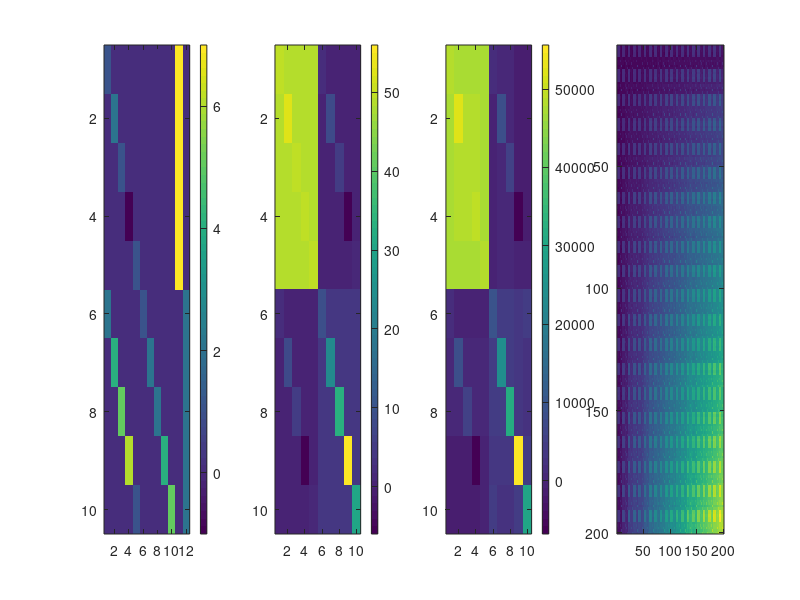

This figure's MATLAB source:
clear all;
% close all

% --------------------------------------------------------------------------
% Generate data

% Define M_h matrices
% using Model2: Model with a flexible correlation for each finger
num_conds = 10;
for i = 1:5
  A = zeros(5);
  A(i, i) = 1;
  Ac(:, 1:5, i)    = [A; zeros(5)];       % Contralateral finger patterns   (theta_a)
  Ac(:, 1:5, 5 + i)  = [zeros(5); A];       % Mirrored Contralateralpatterns  (theta_b)
  Ac(:, 6:10, 10 + i) = [zeros(5); A];       % Unique Ipsilateral pattterns    (theta_c)
end
Ac(:, 11, 16)  = [ones(5, 1); zeros(5, 1)];  % Hand-specific component contra  (theta_d)
Ac(:, 12, 17)  = [zeros(5, 1); ones(5, 1)];  % Hand-specific component ipsi    (theta_e)

theta_orig = [1 2 1 -1  1 2 4 5 6 1 1 2 2 4 5 7 2];

% Define M matrix and original G matrix
M = zeros(10, 12);
for i = 1:17
  M = M + theta_orig(i) * Ac(:, :, i);
end

G_orig = M * M';
figure;
subplot(1, 4, 1);
imagesc(M);
colorbar;
subplot(1, 4, 2);
imagesc(G_orig);
colorbar;

% Generate activation profiles for each voxel
num_voxels = 1000;
num_feature = size(M, 2);
W = randn(num_feature, num_voxels); %  weights for each feature and voxel
% figure; imagesc(W*W');

w_corr = 0;
if w_corr == 1
  my_w1 = randn(num_feature, num_voxels / 2);
  my_w2 = ones(num_feature, 500);
  W = [my_w1 my_w2];
  %     W = repmat([my_w1 my_w1]',1,num_feature)';
end

U = M * W;  % U(num_conds,num_vox)
subplot(1, 4, 3);
imagesc(U * U');
colorbar; % approx. = G_orig because UU' = MWW'M' = MM' if W iid

% Generate data
num_partitions = 20;
condition_vec = kron(ones(num_partitions, 1), [1:num_conds]');
partition_vec = kron([1:num_partitions]', ones(num_conds, 1));
Z = repmat(eye(num_conds), num_partitions, 1); % figure;imagesc(Z);
X = kron(eye(num_partitions), ones(num_conds, 1)); % figure;imagesc(X);
B = randn(num_partitions, num_voxels);

% generate B that are correlated over (partitions - not sure that's useful) and voxels

my_corr_part = 1;
my_corr1 = 0;
spat_smooth = 100;
if my_corr_part == 1
  B_init = repmat([1:20 + my_corr1]', 1, num_voxels + spat_smooth); % mean activation increases over runs
  B_more = B_init + randn(num_partitions + my_corr1, num_voxels + spat_smooth);
  for i = 1:size(B, 1)
    B1(i, :) = mean(B_more(i:i + my_corr1, :), 1);
  end
  for i = 1:size(B, 2)
    B(:, i) = mean(B1(:, i:i + spat_smooth), 2); % mean effects are correlated over voxels
  end

end

S = 5; % NxN temporal cov matrix; here iid; i.e. S = scalar
e = S * randn(num_conds * num_partitions, num_voxels);

my_corr_e = 1;
S2 = 10;  % positively correlated error within a run
e_spat_smooth = 100;

if my_corr_e == 1
  part_e = randn(num_partitions, num_voxels + e_spat_smooth) * S2;
  for i = 1:num_partitions
    for k = 1:num_voxels + e_spat_smooth
      e1((i - 1) * num_conds + 1:i * num_conds, k) = repmat(part_e(i, k), num_conds, 1) + randn(num_conds, 1) * S;
    end
  end
  for i = 1:num_voxels
    e(:, i) = mean(e1(:, i:i + spat_smooth), 2); % errors are correlated over voxels
  end

end
% figure;imagesc(e)

Y = Z * U + X * B + e;
% subplot(1,2,1);imagesc(Y);
subplot(1, 4, 4);
imagesc(Y * Y');

% save data in format
sub = 1;
data{sub} = Y;
partVec{sub} = partition_vec;
condVec{sub} = condition_vec;

save hokus.mat data partVec condVec U G_orig;
%
%
%
%
% % load data_recipe_correlation.mat
% runEffect  = 'fixed';
% alg = 'minimize';
%
% % % --------------------------------------
% % % Model1: Model with independent contra and ipsilateral patterns (zero
% % % correlation)
% % M{1}.type       = 'feature';
% % M{1}.numGparams = 12;
% % for i=1:5
% %     A=zeros(5);
% %     A(i,i)=1;
% %     M{1}.Ac(:,1:5 ,i)    = [A;zeros(5)];       % Contralateral finger patterns   (theta_a)
% %     M{1}.Ac(:,6:10,5+i) = [zeros(5);A];        % Unique Ipsilateral pattterns    (theta_c)
% %     M{1}.name       = 'null';
% % end
% % M{1}.Ac(:,11  ,11)  = [ones(5,1);zeros(5,1)];  % Hand-specific component contra  (theta_d)
% % M{1}.Ac(:,12  ,12)  = [zeros(5,1);ones(5,1)];  % Hand-specific component ipsi    (theta_e)
% % M{1}.theta0=ones(12,1);                        % Starting values: could be closer, but converges anyways
% % M{1}.fitAlgorithm = alg;
% %
% % % --------------------------------------
% %
% % % --------------------------------------
% % % Model3: Model with a fixed r=1 correlation (ipsilateral = scaled version of contralateral pattern)
% % M{3}.type       = 'feature';
% % M{3}.numGparams = 12;
% % for i=1:5
% %     A=zeros(5);
% %     A(i,i)=1;
% %     M{3}.Ac(:,1:5 ,i)    = [A;zeros(5)]; % Contralateral finger patterns   (theta_a)
% %     M{3}.Ac(:,1:5 ,5+i)  = [zeros(5);A]; % Mirrored Contralateralpatterns  (theta_b)
% %     M{3}.name       = 'one';
% % end
% % M{3}.Ac(:,6,11)  = [ones(5,1);zeros(5,1)]; % Hand-specific component contra  (theta_d)
% % M{3}.Ac(:,7,12)  = [zeros(5,1);ones(5,1)]; % Hand-specific component ipsi    (theta_e)
% % M{3}.theta0=ones(12,1);
% % M{3}.fitAlgorithm = alg;
%
% % Free model as Noise ceiling
% M{1}.type       = 'freechol';
% M{1}.numCond    = 10;
% M{1}.name       = 'noiseceiling';
% M{1}           = pcm_prepFreeModel(M{1});
%
%
% %%
% for p=1:12
%     G_emp(:,:,p)=pcm_estGCrossval(Data{p},partVec{p},condVec{p});
% end
%
%
% %%
% [T_ind,theta_ind,G_pred_ind] = pcm_fitModelIndivid(Data,M,partVec,condVec,'runEffect',runEffect);
% [D,T_ind_cv,theta_ind_cv]=pcm_fitModelIndividCrossval(Data,M,partVec,condVec,'runEffect',runEffect);
%
% % generate the predicted matrices for ind CV
% for iM = 1:numel(M)
%     for p = 1:12
%         tmp = mean(theta_ind_cv{iM}(T_ind_cv.SN==p,:),1);
%         G_pred_ind_cv{iM}(:,:,p) = pcm_calculateG(M{iM},tmp(1:M{iM}.numGparams)'); %#ok<SAGROW>
%         clear tmp
%     end
% end
%
% %%
% figure('name', 'G_{pred}-ind')
% i=1;
% H = eye(10)-ones(10)/10;
% for p=1:12
%     subplot(3,12,i)
%     imagesc(H*G_emp(:,:,p)*H')
%     i=i+1;
%     axis square
%     colorbar
% end
% for p=1:12
%     subplot(3,12,i)
%     imagesc(G_pred_ind{1}(:,:,p))
%     axis square
%     colorbar
%     i=i+1;
% end
% for p=1:12
%     subplot(3,12,i)
%     imagesc(G_pred_ind_cv{1}(:,:,p))
%     axis square
%     colorbar
%     i=i+1;
% end
% subplot(3,12,1);
% ylabel('CVed G_{emp}')
% subplot(3,12,13);
% ylabel('G_{free}-ind')
% subplot(3,12,25);
% ylabel('G_{free}-ind-CV')
%
% %
% % %% Now do crossvalidated model comparision:
% % [T_gr,theta_gr,G_pred_gr] = pcm_fitModelGroup(Data,M,partVec,condVec,'runEffect',...
% %     runEffect,'fitScale',1);
% % [T_gr_cv,theta_gr_cv,G_pred_gr_cv] = pcm_fitModelGroupCrossval(Data,M,partVec,...
% %     condVec,'runEffect',runEffect,'groupFit',theta_gr,'fitScale',1);
% %
% %
% %
% % %%
% % figure('name', 'G_{pred}-grp')
% % i=1;
% % H = eye(size(M{1}.Ac,1))-ones(size(M{1}.Ac,1))/numel(size(M{1}.Ac,1));
% %
% % subplot(1,3,1)
% % imagesc(H*mean(G_emp,3)*H')
% % axis square
% % title('CVed G_{emp}-gr')
% %
% % subplot(1,3,2)
% % imagesc(G_pred_gr{end})
% % axis square
% % title('G_{free}-gr')
% %
% % subplot(1,3,3)
% % imagesc(mean(G_pred_gr_cv{end},3))
% % axis square
% % title('G_{free}-gr-CV')
% %
% %
% %
% %
% %
% %
% %
% %
% %
% %
%
